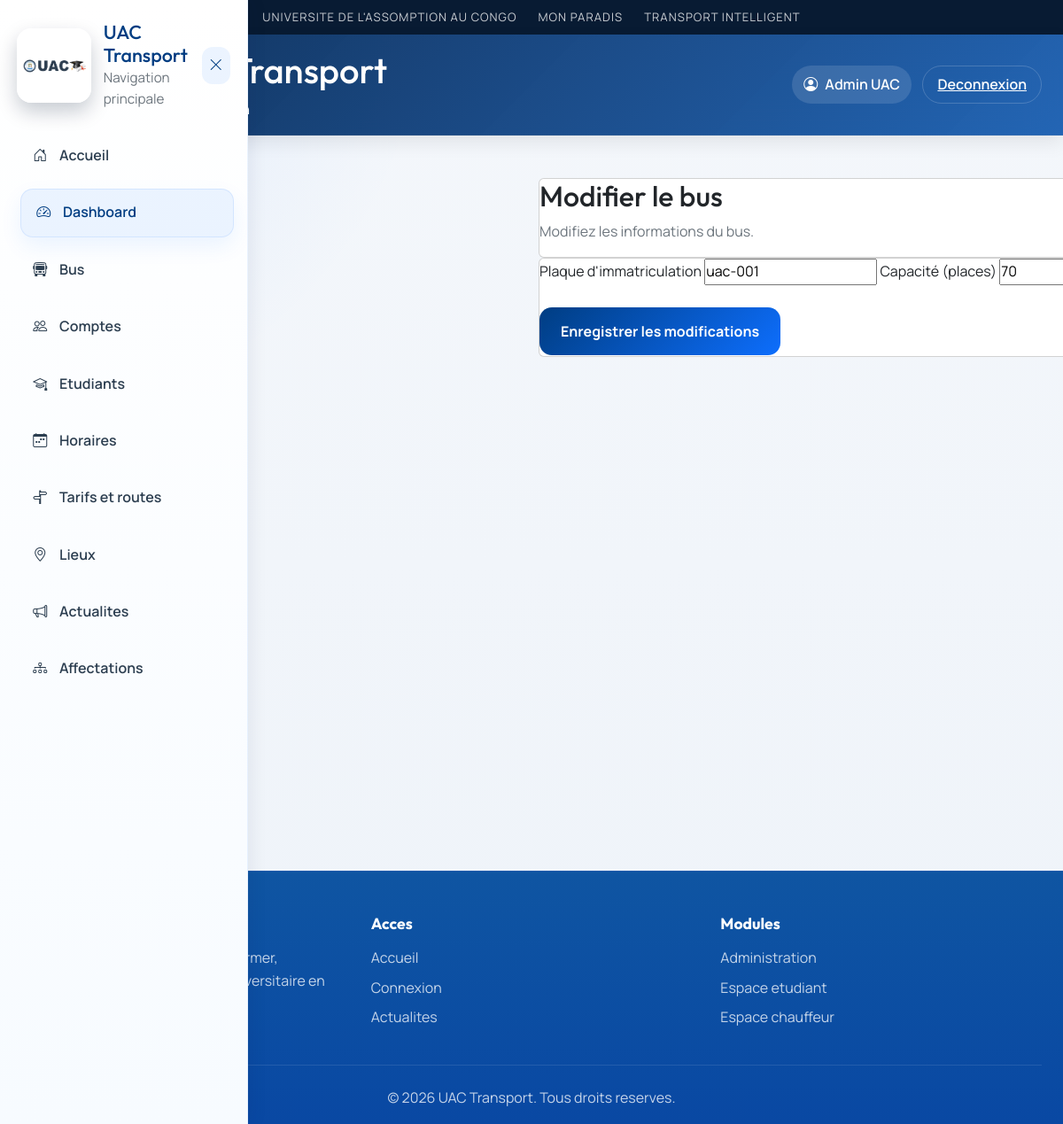
The page /admin/edit_bus/1 (signed in) on the database its author committed.
### tables this page shows
CREATE TABLE users (
        id INTEGER PRIMARY KEY AUTOINCREMENT,
        nom TEXT NOT NULL,
        email TEXT UNIQUE NOT NULL,
        password TEXT NOT NULL,
        role TEXT NOT NULL
    , telephone TEXT, permis TEXT, photo_path TEXT, matricule TEXT);

CREATE TABLE buses (
        id INTEGER PRIMARY KEY AUTOINCREMENT,
        plaque TEXT NOT NULL,
        capacite INTEGER,
        statut TEXT DEFAULT 'actif'
    , current_lat REAL, current_lon REAL, dernier_arret TEXT);

### app.py (the view, shortened to what this page needs)
@app.route("/admin/edit_bus/<int:bus_id>", methods=["GET", "POST"])
def admin_edit_bus(bus_id):
    if session.get("role") != "admin":
        return redirect(url_for("login"))
    conn = get_db()
    bus = conn.execute("SELECT * FROM buses WHERE id = ?", (bus_id,)).fetchone()
    conn.close()
    return render_template("admin/edit_bus.html", bus=bus)

### app.py (called while the page is built)
def get_db():
    conn = sqlite3.connect(DATABASE)
    conn.row_factory = sqlite3.Row
    return conn

def get_current_user():
    user_id = session.get("user_id")
    if not user_id:
        return None
    conn = get_db()
    user = conn.execute("SELECT * FROM users WHERE id = ?", (user_id,)).fetchone()
    conn.close()
    return user

@app.context_processor
def inject_current_user():
    return {
        "current_user": get_current_user(),
        "profile_photo_url": profile_photo_url,
        "user_initials": get_user_initials,
    }

### templates/admin/edit_bus.html (shortened to what this page needs)
{% extends 'base.html' %}
{% block content %}
<section class="content">
    <div class="card">
        <h2>Modifier le bus</h2>
        <p class="muted">Modifiez les informations du bus.</p>
    </div>
    <div class="card">
        <form method="POST" data-validate>
            <label for="plaque">Plaque d'immatriculation</label>
            <input id="plaque" type="text" name="plaque" value="{{ bus.plaque }}" placeholder="UAC-001" required>
            <label for="capacite">Capacité (places)</label>
            <input id="capacite" type="number" name="capacite" value="{{ bus.capacite }}" placeholder="50" required>
            <div class="form-actions">
                <button class="btn btn--primary" type="submit">Enregistrer les modifications</button>
            </div>
        </form>
    </div>
</section>
{% endblock %}

### templates/base.html (shortened to what this page needs)
<!DOCTYPE html>
<html lang="fr">
<head>
    <link href="https://cdn.jsdelivr.net/npm/bootstrap@5.3.0/dist/css/bootstrap.min.css" rel="stylesheet">
    <link rel="stylesheet" href="https://cdnjs.cloudflare.com/ajax/libs/font-awesome/6.4.0/css/all.min.css">
    <link rel="stylesheet" href="https://cdn.jsdelivr.net/npm/bootstrap-icons@1.10.5/font/bootstrap-icons.css">
    <link rel="stylesheet" href="{{ url_for('static', filename='css/style.css') }}">
    <link rel="stylesheet" href="https://unpkg.com/leaflet@1.9.4/dist/leaflet.css" />
</head>
<body class="{% block body_class %}{% endblock %}">
<header class="site-banner">
    <div class="banner-inner">
        <span class="banner-item">Universite de l'Assomption au Congo</span>
        <span class="banner-item">Mon Paradis</span>
        <span class="banner-item">Transport Intelligent</span>
    </div>
</header>
<header class="topbar">
    <div class="topbar-left">
        <button class="menu-btn" type="button" aria-label="Ouvrir le menu" onclick="toggleMenu()">
        </button>
        <a href="/" class="brand-wrap topbar-brand">
            <img src="{{ url_for('static', filename='img/uaclogo.png') }}" alt="UAC Logo" class="topbar-logo">
            <div>
                <h1>UAC Transport</h1>
                <p class="muted mb-0">
                    {% if session.get('role') == 'admin' %}
                    Administration
                    {% elif session.get('role') == 'student' %}
                    Espace etudiant
                    {% elif session.get('role') == 'driver' %}
                    Espace chauffeur
                    {% else %}
                    Suivi et actualites
                    {% endif %}
                </p>
            </div>
        </a>
    </div>
    <div class="topbar-actions">
        {% if session.get('user_id') %}
        <span class="topbar-user-chip">
            <i class="bi bi-person-circle"></i>
            {{ session.get('nom') }}
        </span>
        <a class="btn btn-link topbar-link" href="/logout">Deconnexion</a>
        {% else %}
        <a class="btn btn-link topbar-link" href="/login">Connexion</a>
        {% endif %}
    </div>
</header>
<aside id="sidebar" class="sidebar">
    <div class="sidebar-header">
        <div class="sidebar-brand">
            <img src="{{ url_for('static', filename='img/uaclogo.png') }}" alt="UAC Logo" class="sidebar-logo">
            <div>
                <h2>UAC Transport</h2>
                <p class="muted mb-0">Navigation principale</p>
            </div>
        </div>
        <button class="close-btn" type="button" aria-label="Fermer" onclick="toggleMenu()">
            <i class="bi bi-x-lg"></i>
        </button>
    </div>
    <nav class="sidebar-nav">
        <a href="/"><i class="bi bi-house-door"></i><span>Accueil</span></a>
        {% if session.get('role') == 'admin' %}
        <a href="/admin"><i class="bi bi-speedometer2"></i><span>Dashboard</span></a>
        <a href="/admin/buses"><i class="bi bi-bus-front"></i><span>Bus</span></a>
        <a href="/admin/users"><i class="bi bi-people"></i><span>Comptes</span></a>
        <a href="/admin/students"><i class="bi bi-mortarboard"></i><span>Etudiants</span></a>
        <a href="/admin/schedules"><i class="bi bi-calendar-week"></i><span>Horaires</span></a>
        <a href="/admin/routes"><i class="bi bi-signpost-split"></i><span>Tarifs et routes</span></a>
        <a href="/admin/locations"><i class="bi bi-geo-alt"></i><span>Lieux</span></a>
        <a href="/admin/news"><i class="bi bi-megaphone"></i><span>Actualites</span></a>
        <a href="/admin/assignments"><i class="bi bi-diagram-3"></i><span>Affectations</span></a>
        {% endif %}
    </nav>
</aside>
<main class="content">
    {% block content %}{% endblock %}
</main>
{% block footer %}
<footer class="footer">
    <div class="footer-content">
        <div class="footer-section">
            <h3>UAC Transport</h3>
            <p>Une plateforme moderne pour informer, organiser et suivre le transport universitaire en temps reel.</p>
        </div>
        <div class="footer-section">
            <h4>Acces</h4>
            <ul>
                <li><a href="/">Accueil</a></li>
                <li><a href="/login">Connexion</a></li>
                <li><a href="/">Actualites</a></li>
            </ul>
        </div>
        <div class="footer-section">
            <h4>Modules</h4>
            <ul>
                <li><a href="/admin">Administration</a></li>
                <li><a href="/student">Espace etudiant</a></li>
                <li><a href="/driver">Espace chauffeur</a></li>
            </ul>
        </div>
    </div>
    <div class="footer-bottom">
        <p class="mb-0">&copy; 2026 UAC Transport. Tous droits reserves.</p>
    </div>
</footer>
{% endblock %}
</body>
</html>

### rows shown on the page
users: get "Admin UAC"
buses: plaque "uac-001", capacite "70"
